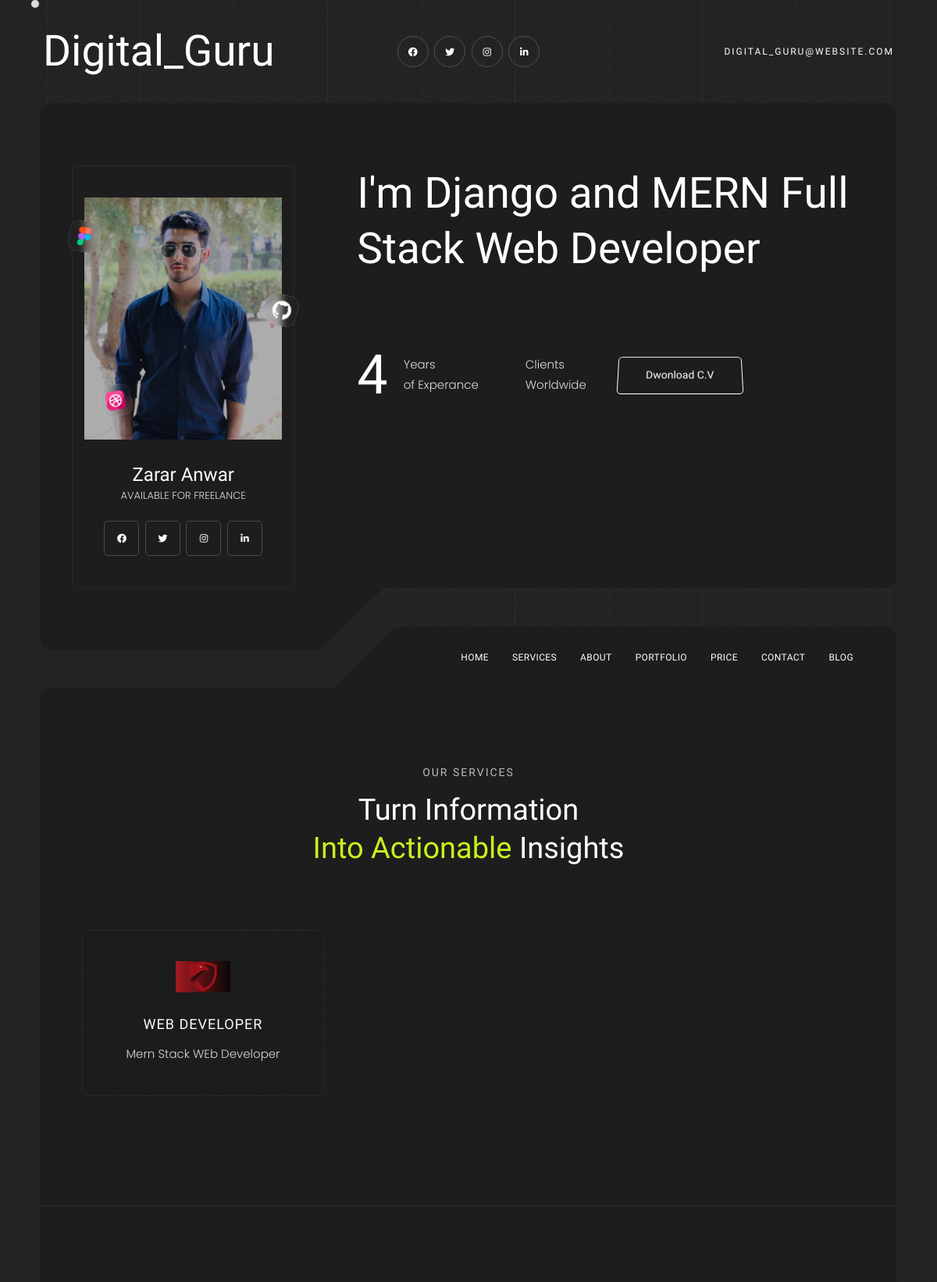
/ (upper part), run on an earlier commit of the app's database.
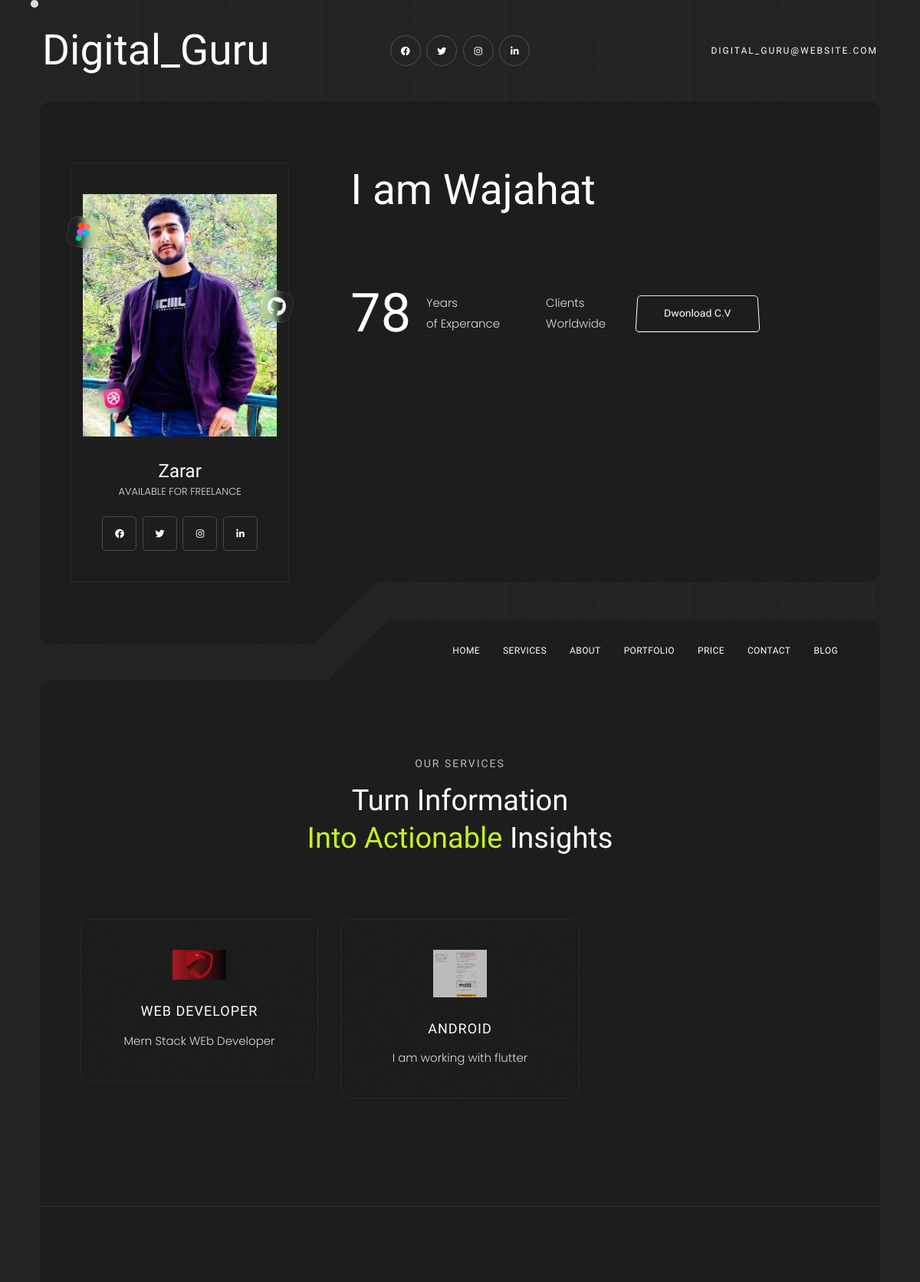
And on a later commit of the database.
### website/models.py (models this page shows, shortened)
class Images(models.Model):
    homeImage = models.ImageField(upload_to='images/website',null=True, blank=True)

class WebsiteContent(models.Model):
    user_name = models.CharField(max_length=50)
    home_title = models.CharField(max_length=100)
    years_exp = models.CharField(max_length=20)

class Services(models.Model):
    title = models.CharField(max_length=50)
    icon = models.ImageField(upload_to='images/serviceIcon',null=True, blank=True)
    description = models.CharField(max_length=100)

### website/views.py (the view)
# urls.py: 2. Add a URL to urlpatterns:  path('', Home.as_view(), name='home')
class Home(TemplateView):
    template_name = 'website/home.html'
    def get_context_data(self, **kwargs):
        context = super().get_context_data()
        latest_social_links = SocialLinks.objects.order_by('-id').first()
        context['facebook'] = latest_social_links.facebook if latest_social_links else None
        context['twitter'] = latest_social_links.twitter if latest_social_links else None
        context['instagram'] = latest_social_links.instagram if latest_social_links else None
        context['linkedin'] = latest_social_links.linkedin if latest_social_links else None
        context['projects'] = Project.objects.all()
        context['blogs'] = Blog.objects.all()
        context['image'] = Images.objects.order_by('-id').first()
        context['content'] = WebsiteContent.objects.get(id=1)
        context['services'] = Services.objects.all()
        return context

### website/templates/website/home.html (shortened to what this page needs)
{% extends 'website/base.html' %}
{% load static %}
{% block content %}
<section class="intro-profile md-mb50">
    <div class="row rest">
        <div class="col-lg-4 box-img main-bg">
            <div class="cont valign">
                <div class="full-width">
                    <div class="img">
                        <img src="{{ image.homeImage.url }}" alt="Add your Pic"/>
                        <span class="icon">
                    <img src="{% static 'assets/imgs/header/icon1.png' %}" alt=""/>
                  </span>
                        <span class="icon">
                    <img src="{% static 'assets/imgs/header/icon2.png' %}" alt=""/>
                  </span>
                        <span class="icon">
                    <img src="{% static 'assets/imgs/header/icon4.png' %}" alt=""/>
                  </span>
                    </div>
                    <div class="info text-center mt-30">
                        <h5>{{ content.user_name }}</h5>
                        <p class="fz-13 text-u">Available For Freelance</p>
                    </div>
                    <div class="social text-center mt-20">
                        <a href="{% if facebook %}{{facebook}}{% else %}#{% endif %}"><i class="fab fa-facebook"></i></a>
                        <a href="{% if twitter %}{{twitter}}{% else %}#{% endif %}"><i class="fab fa-twitter"></i></a>
                        <a href="{% if instagram %}{{instagram}}{% else %}#{% endif %}"><i class="fab fa-instagram"></i></a>
                        <a href="{% if linkedin %}{{linkedin}}{% else %}#{% endif %}"><i class="fab fa-linkedin-in"></i></a>
                    </div>
                </div>
            </div>
        </div>
        <div class="col-lg-8 content main-bg">
            <h1>
                {{ content.home_title}}
            </h1>
            <div class="stauts mt-80">
                <div class="d-flex align-items-center">
                    <div class="mr-40">
                        <div class="d-flex align-items-center">
                            <h2>{{ content.years_exp}}  </h2>
                            <p>
                                Years <br/>
                                of Experance
                            </p>
                        </div>
                    </div>
                    <div class="mr-40">
                        <div class="d-flex align-items-center">
                            <p>
                                Clients <br/>
                                Worldwide
                            </p>
                        </div>
                    </div>
                    <div>
                        <div class="butn-presv">
                            <a href="#0" class="butn butn-md butn-bord radius-5 skew">
                                <span>Dwonload C.V</span>
                            </a>
                        </div>
                    </div>
                </div>
            </div>
        </div>
    </div>
</section>
<nav class="navbar">
    <div class="row justify-content-end rest">
        <div class="col-lg-8 rest">
            <ul class="navbar-nav main-bg d-flex justify-content-end">
                <li class="nav-item">
                    <a href="#0" data-scroll-nav="0"><span>Home</span></a>
                </li>
                <li class="nav-item">
                    <a href="#0" data-scroll-nav="1"><span>Services</span></a>
                </li>
                <li class="nav-item">
                    <a href="#0" data-scroll-nav="2"><span>About</span></a>
                </li>
                <li class="nav-item">
                    <a href="#0" data-scroll-nav="3"><span>Portfolio</span></a>
                </li>
                <li class="nav-item">
                    <a href="#0" data-scroll-nav="4"><span>Price</span></a>
                </li>
                <li class="nav-item">
                    <a href="#0" data-scroll-nav="5"><span>Contact</span></a>
                </li>
                <li class="nav-item">
                    <a href="#0" data-scroll-nav="6"><span>Blog</span></a>
                </li>
            </ul>
        </div>
    </div>
</nav>
<section class="in-box">
    <div
            class="sec-box services section-padding bord-thin-bottom"
            data-scroll-index="1"
    >
        <div class="sec-head mb-80">
            <div class="row justify-content-center">
                <div class="col-lg-6 text-center">
                    <h6 class="sub-title opacity-7 mb-15">Our Services</h6>
                    <h3>
                        Turn Information
                        <span class="main-color">Into Actionable</span> Insights
                    </h3>
                </div>
            </div>
        </div>
        <div class="row">
            {% if services %}
            {% for service in services %}
            <div class="col-md-4 text-center">
                <div class="item mb-40">
                <span class="icon-img-70 mb-30 opacity-7">
                  <img src="{{ service.icon.url}}" alt=""/>
                </span>
                    <h6 class="text-u ls1 mb-15">{{service.title}}</h6>
                    <p>{{ service.description }}</p>
                </div>
            </div>
            {% endfor %}
            {% else %}
            <div class="col-lg-12 text-center">
            <h5 class="alert alert-danger">NO SERVICES AVAILABLE</h5>
            </div>
            {% endif %}
        </div>
    </div>
    <div
            class="sec-box skills section-padding bord-thin-bottom"
            data-scroll-index="2"
    >
    </div>
</section>
{% endblock %}

### website/templates/website/base.html (shortened to what this page needs)
{% load static %}
<!DOCTYPE html>
<html lang="en">
<head>
    <link rel="stylesheet" href="{% static 'assets/css/plugins.css' %}"/>
    <link rel="stylesheet" href="{% static 'assets/css/style.css' %}"/>
</head>
<body class="sub-bg" data-scroll-index="0">
<div class="cursor"></div>
<div class="lines">
</div>
{% include 'website/include/header.html' %}
<main class="container">
        {% block content %}
        {% endblock content %}
</main>
</body>
</html>

### website/templates/website/include/header.html (shortened to what this page needs)
{% load static %}
<div class="nav-top pt-30 pb-30">
    <div class="container">
        <div class="row">
            <div class="col-md-4 valign">
                <a href="#0" class="logo icon-img-60">
                    <h1>Digital_Guru</h1>
                </a>
            </div>
            <div class="col-md-4 valign">
                <div class="social text-center full-width">
                    <a href="{% if facebook %}{{facebook}}{% else %}#{% endif %}"><i class="fab fa-facebook"></i></a>
                    <a href="{% if twitter %}{{twitter}}{% else %}#{% endif %}"><i class="fab fa-twitter"></i></a>
                    <a href="{% if instagram %}{{instagram}}{% else %}#{% endif %}"><i class="fab fa-instagram"></i></a>
                    <a href="{% if linkedin %}{{linkedin}}{% else %}#{% endif %}"><i class="fab fa-linkedin-in"></i></a>
                </div>
            </div>
            <div class="col-md-4 valign">
                <div class="full-width info">
                    <div class="d-flex justify-content-end">
                        <a href="mailto:abc@example.com">
                            <span class="sub-title fz-12">Digital_Guru@website.com</span>
                        </a>
                    </div>
                </div>
            </div>
        </div>
    </div>
</div>

### website/templates/website/include/footer.html (shortened to what this page needs)
{% load static %}

What changed in the data, as far as the page shows it:
removed Images: homeImage (picture)
added Images: homeImage (picture)
changed WebsiteContent: user_name "Zarar Anwar" → "Zarar"; home_title "I'm Django and MERN Full Stack Web Developer" → "I am Wajahat"; years_exp "4" → "78"
added Services: icon (picture), title "ANDROID", description "I am working with flutter"
